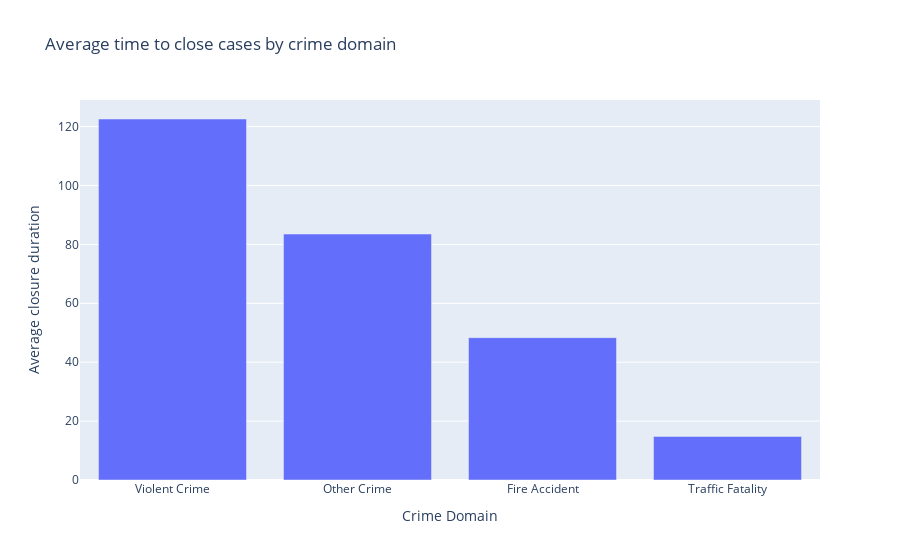

Write notebook code for a chart like this one.
### Code cell
fig = px.bar(average_time_closure_crime_domain, x = 'Crime Domain', y = 'crime_closure_duration', 
title = 'Average time to close cases by crime domain', 
labels = {'Crime Domain' : 'Crime Domain', 'crime_closure_duration' : 'Average closure duration'})
fig.update_layout(xaxis = {'categoryorder' : 'total descending'})
fig.show()

### Figure 1 — Plotly figure (JSON) as saved in the notebook; plotly's stock layout.template omitted (floating-point values rounded to 4 significant figures)
{"data": [{"alignmentgroup": "True", "hovertemplate": "Crime Domain=%{x}<br>Average closure duration=%{y}<extra></extra>", "legendgroup": "", "marker": {"color": "#636efa", "pattern": {"shape": ""}}, "name": "", "offsetgroup": "", "orientation": "v", "showlegend": false, "textposition": "auto", "type": "bar", "x": ["Traffic Fatality", "Fire Accident", "Other Crime", "Violent Crime"], "xaxis": "x", "y": [14.79, 48.32, 83.51, 122.6], "yaxis": "y"}], "layout": {"barmode": "relative", "legend": {"tracegroupgap": 0}, "title": {"text": "Average time to close cases by crime domain"}, "xaxis": {"anchor": "y", "categoryorder": "total descending", "domain": [0, 1], "title": {"text": "Crime Domain"}}, "yaxis": {"anchor": "x", "domain": [0, 1], "title": {"text": "Average closure duration"}}}}
